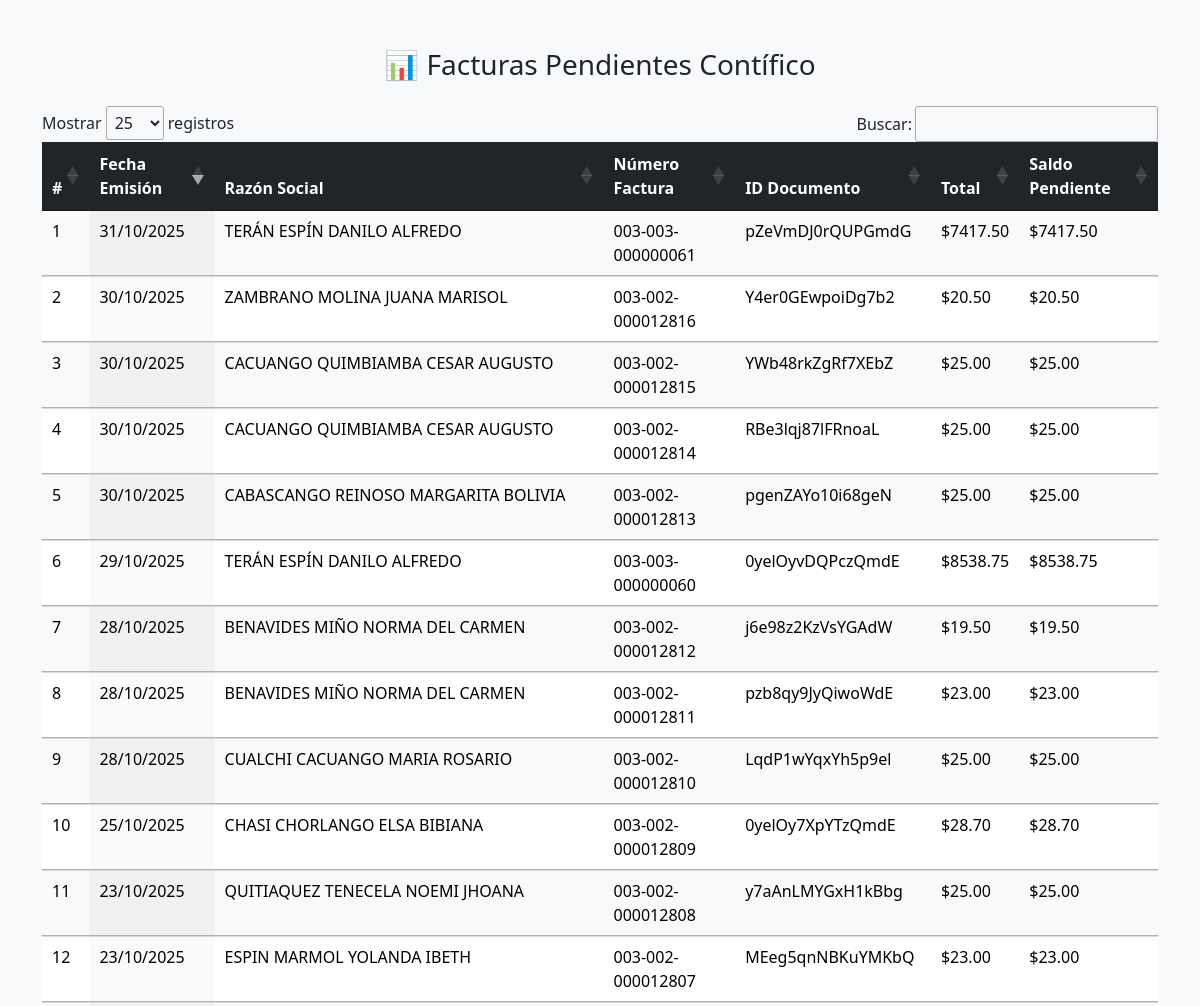
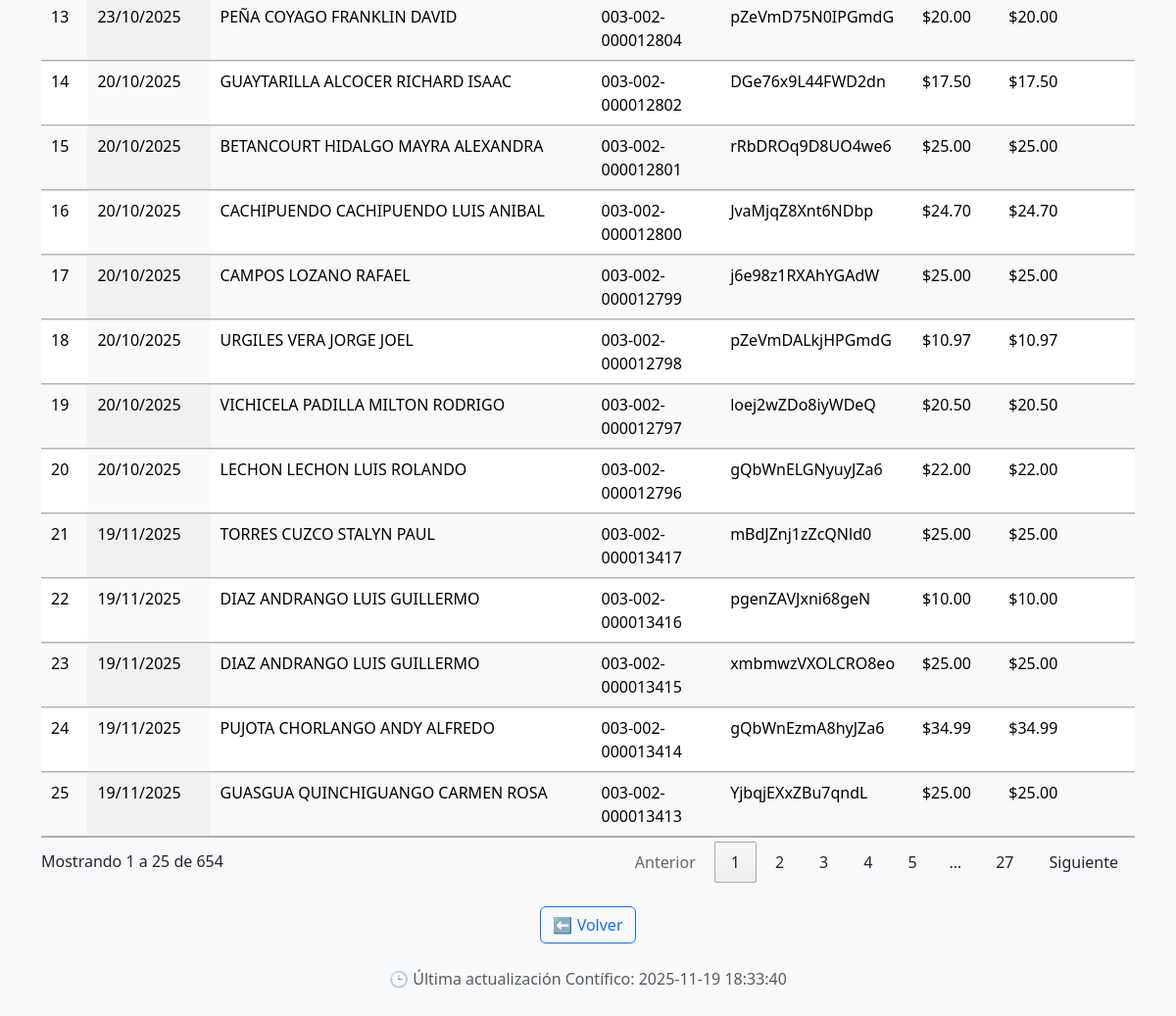
Screenshot of /facturas (signed in) with the database file from the repository (2 pictures, top to bottom).
### tables this page shows
CREATE TABLE facturas_contifico (
        id INTEGER PRIMARY KEY AUTOINCREMENT,
        fecha_emision TEXT,
        razon_social TEXT,
        documento_numero TEXT,
        documento_id TEXT UNIQUE,
        total REAL,
        saldo REAL,
        tipo_registro TEXT,
        tipo_documento TEXT,
        estado TEXT,
        data_json TEXT,
        creado_en TIMESTAMP DEFAULT CURRENT_TIMESTAMP
    );

CREATE TABLE actualizaciones (
        id INTEGER PRIMARY KEY AUTOINCREMENT,
        origen TEXT NOT NULL,
        ultima_actualizacion TEXT NOT NULL,
        creado_en TIMESTAMP DEFAULT CURRENT_TIMESTAMP
    );

### routes_modulo.py (the view)
@bp.route('/facturas')
def facturas():
    con = sqlite3.connect(DB_PATH)
    cur = con.cursor()
    cur.execute("""
        SELECT fecha_emision, razon_social, documento_numero, documento_id, total, saldo
        FROM facturas_contifico ORDER BY fecha_emision DESC
    """)
    rows = cur.fetchall()
    cur.execute("""
        SELECT ultima_actualizacion FROM actualizaciones
        WHERE origen='contifico' ORDER BY id DESC LIMIT 1
    """)
    ultima = cur.fetchone()
    ultima_actualizacion = ultima[0] if ultima else "Sin registros aún"
    con.close()
    return render_template("facturas_dashboard.html", rows=rows, ultima_actualizacion=ultima_actualizacion)

### app.py (called while the page is built)
@app.before_request
def proteger_rutas():
    rutas_publicas = ["/login", "/logout", "/static", "/favicon.ico"]
    if any(request.path.startswith(r) for r in rutas_publicas):
        return None
    if session.get("user_id") and request.path == "/login":
        return redirect(url_for("rutas.home"))
    if not session.get("user_id"):
        return redirect(url_for("login"))

### templates/facturas_dashboard.html (shortened to what this page needs)
<!doctype html>
<html lang="es">
<head>
  <link rel="stylesheet" href="https://cdn.jsdelivr.net/npm/bootstrap@5.3.3/dist/css/bootstrap.min.css">
  <link rel="stylesheet" href="https://cdn.datatables.net/1.13.8/css/jquery.dataTables.min.css">
</head>
<body class="bg-light">
  <div class="container py-5">
    <h3 class="mb-4 text-center">📊 Facturas Pendientes Contífico</h3>
    <table id="tabla" class="display table table-striped table-hover" style="width:100%">
      <thead class="table-dark">
        <tr>
          <th>#</th>
          <th>Fecha Emisión</th>
          <th>Razón Social</th>
          <th>Número Factura</th>
          <th>ID Documento</th>
          <th>Total</th>
          <th>Saldo Pendiente</th>
        </tr>
      </thead>
      <tbody>
        {% for r in rows %}
        <tr>
          <td>{{ loop.index }}</td>
          <td>{{ r[0] or '' }}</td>
          <td>{{ r[1] or '' }}</td>
          <td>{{ r[2] or '' }}</td>
          <td>{{ r[3] or '' }}</td>
          <td>${{ "%.2f"|format((r[4] or 0)|float) }}</td>
          <td>${{ "%.2f"|format((r[5] or 0)|float) }}</td>
        </tr>
        {% else %}
        <tr>
          <td colspan="7" class="text-center text-muted">Sin datos disponibles en la base de datos</td>
        </tr>
        {% endfor %}
      </tbody>
    </table>
    <div class="text-center mt-4">
      <a href="/" class="btn btn-outline-primary">⬅️ Volver</a>
    </div>
    <footer class="mt-4 text-center text-muted">
      <p>🕒 Última actualización Contífico: {{ ultima_actualizacion or '—' }}</p>
    </footer>
  </div>
</body>
</html>

### rows the page displays
facturas_contifico: fecha_emision "31/10/2025", razon_social "TERÁN ESPÍN DANILO ALFREDO", documento_numero "003-003-000000061", documento "pZeVmDJ0rQUPGmdG", total "7417.50", saldo "7417.50"
facturas_contifico: fecha_emision "30/10/2025", razon_social "ZAMBRANO MOLINA JUANA MARISOL", documento_numero "003-002-000012816", documento "Y4er0GEwpoiDg7b2", total "20.50", saldo "20.50"
facturas_contifico: fecha_emision "30/10/2025", razon_social "CACUANGO QUIMBIAMBA CESAR AUGUSTO", documento_numero "003-002-000012815", documento "YWb48rkZgRf7XEbZ", total "25.00", saldo "25.00"
facturas_contifico: fecha_emision "30/10/2025", razon_social "CACUANGO QUIMBIAMBA CESAR AUGUSTO", documento_numero "003-002-000012814", documento "RBe3lqj87lFRnoaL", total "25.00", saldo "25.00"
facturas_contifico: fecha_emision "30/10/2025", razon_social "CABASCANGO REINOSO MARGARITA BOLIVIA", documento_numero "003-002-000012813", documento "pgenZAYo10i68geN", total "25.00", saldo "25.00"
facturas_contifico: fecha_emision "29/10/2025", razon_social "TERÁN ESPÍN DANILO ALFREDO", documento_numero "003-003-000000060", documento "0yelOyvDQPczQmdE", total "8538.75", saldo "8538.75"
facturas_contifico: fecha_emision "28/10/2025", razon_social "BENAVIDES MIÑO NORMA DEL CARMEN", documento_numero "003-002-000012812", documento "j6e98z2KzVsYGAdW", total "19.50", saldo "19.50"
facturas_contifico: fecha_emision "28/10/2025", razon_social "BENAVIDES MIÑO NORMA DEL CARMEN", documento_numero "003-002-000012811", documento "pzb8qy9JyQiwoWdE", total "23.00", saldo "23.00"
facturas_contifico: fecha_emision "28/10/2025", razon_social "CUALCHI CACUANGO MARIA ROSARIO", documento_numero "003-002-000012810", documento "LqdP1wYqxYh5p9el", total "25.00", saldo "25.00"
facturas_contifico: fecha_emision "25/10/2025", razon_social "CHASI CHORLANGO ELSA BIBIANA", documento_numero "003-002-000012809", documento "0yelOy7XpYTzQmdE", total "28.70", saldo "28.70"
facturas_contifico: fecha_emision "23/10/2025", razon_social "QUITIAQUEZ TENECELA NOEMI JHOANA", documento_numero "003-002-000012808", documento "y7aAnLMYGxH1kBbg", total "25.00", saldo "25.00"
facturas_contifico: fecha_emision "23/10/2025", razon_social "ESPIN MARMOL YOLANDA IBETH", documento_numero "003-002-000012807", documento "MEeg5qnNBKuYMKbQ", total "23.00", saldo "23.00"
facturas_contifico: fecha_emision "23/10/2025", razon_social "PEÑA COYAGO FRANKLIN DAVID", documento_numero "003-002-000012804", documento "pZeVmD75N0IPGmdG", total "20.00", saldo "20.00"
facturas_contifico: fecha_emision "20/10/2025", razon_social "GUAYTARILLA ALCOCER RICHARD ISAAC", documento_numero "003-002-000012802", documento "DGe76x9L44FWD2dn", total "17.50", saldo "17.50"
facturas_contifico: fecha_emision "20/10/2025", razon_social "BETANCOURT HIDALGO MAYRA ALEXANDRA", documento_numero "003-002-000012801", documento "rRbDROq9D8UO4we6", total "25.00", saldo "25.00"
facturas_contifico: fecha_emision "20/10/2025", razon_social "CACHIPUENDO CACHIPUENDO LUIS ANIBAL", documento_numero "003-002-000012800", documento "JvaMjqZ8Xnt6NDbp", total "24.70", saldo "24.70"
facturas_contifico: fecha_emision "20/10/2025", razon_social "CAMPOS LOZANO RAFAEL", documento_numero "003-002-000012799", documento "j6e98z1RXAhYGAdW", total "25.00", saldo "25.00"
facturas_contifico: fecha_emision "20/10/2025", razon_social "URGILES VERA JORGE JOEL", documento_numero "003-002-000012798", documento "pZeVmDALkjHPGmdG", total "10.97", saldo "10.97"
facturas_contifico: fecha_emision "20/10/2025", razon_social "VICHICELA PADILLA MILTON RODRIGO", documento_numero "003-002-000012797", documento "loej2wZDo8iyWDeQ", total "20.50", saldo "20.50"
facturas_contifico: fecha_emision "20/10/2025", razon_social "LECHON LECHON LUIS ROLANDO", documento_numero "003-002-000012796", documento "gQbWnELGNyuyJZa6", total "22.00", saldo "22.00"
facturas_contifico: fecha_emision "19/11/2025", razon_social "TORRES CUZCO STALYN PAUL", documento_numero "003-002-000013417", documento "mBdJZnj1zZcQNld0", total "25.00", saldo "25.00"
facturas_contifico: fecha_emision "19/11/2025", razon_social "DIAZ ANDRANGO LUIS GUILLERMO", documento_numero "003-002-000013416", documento "pgenZAVJxni68geN", total "10.00", saldo "10.00"
facturas_contifico: fecha_emision "19/11/2025", razon_social "DIAZ ANDRANGO LUIS GUILLERMO", documento_numero "003-002-000013415", documento "xmbmwzVXOLCRO8eo", total "25.00", saldo "25.00"
facturas_contifico: fecha_emision "19/11/2025", razon_social "PUJOTA CHORLANGO ANDY ALFREDO", documento_numero "003-002-000013414", documento "gQbWnEzmA8hyJZa6", total "34.99", saldo "34.99"
facturas_contifico: fecha_emision "19/11/2025", razon_social "GUASGUA QUINCHIGUANGO CARMEN ROSA", documento_numero "003-002-000013413", documento "YjbqjEXxZBu7qndL", total "25.00", saldo "25.00"
actualizaciones: ultima_actualizacion "2025-11-19 18:33:40"
